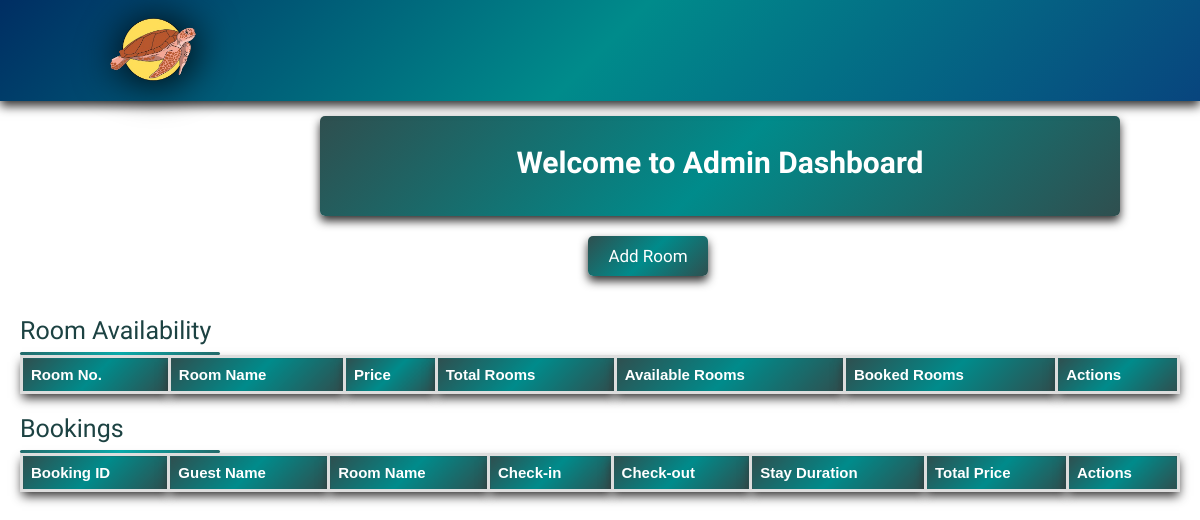
Before: /admin_dashboard with the older database file.
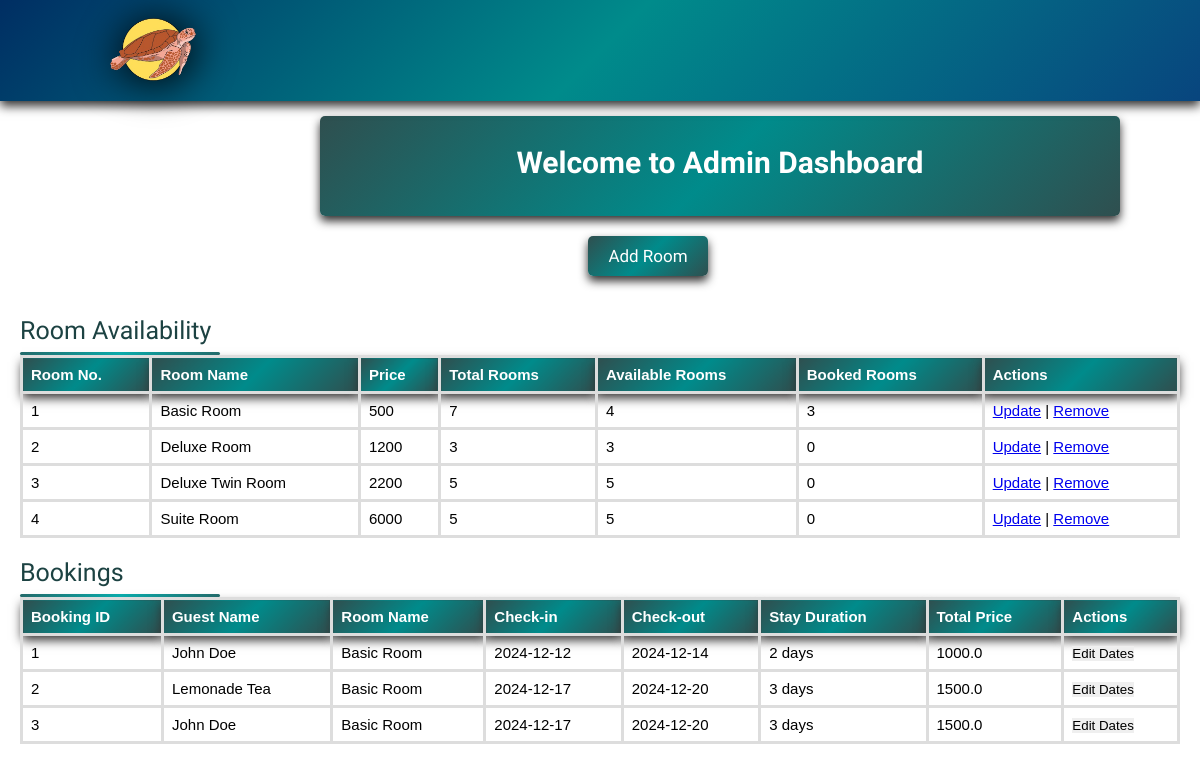
After: the same page with the newer database file.
### tables this page shows
CREATE TABLE "ROOMS" (
	"room_id"	INTEGER NOT NULL UNIQUE ,
	"Room_name"	TEXT,
	"Room_Cost"	INTEGER,
	"Room_Availability"	TEXT,
	PRIMARY KEY("room_id")
);

CREATE TABLE BOOKING (
    booking_id INTEGER PRIMARY KEY AUTOINCREMENT,
    guest_id INT,
    check_in DATE,
    check_out DATE,
    adult_guest INT,
    child_guest INT,
    room_name VARCHAR(50), stay_duration INTEGER, total_price REAL,
    FOREIGN KEY (guest_id) REFERENCES GUEST(guest_id)
);

CREATE TABLE "GUEST" (
	"guest_id"	INTEGER NOT NULL UNIQUE,
	"firstname"	TEXT NOT NULL,
	"lastname"	TEXT NOT NULL,
	"gender"	TEXT,
	"cel_num"	INTEGER NOT NULL,
	"address"	TEXT,
	"email"	TEXT NOT NULL UNIQUE,
	"password"	TEXT NOT NULL,
	PRIMARY KEY("guest_id" AUTOINCREMENT)
);

### app.py (the view, shortened to what this page needs)
@app.route("/admin_dashboard", methods=["GET", "POST"])
def admin_dashboard():
    con = sqlite3.connect(currentdirectory + '\\data.db')
    c = con.cursor()
    booking_query = """
        SELECT
            BOOKING.booking_id,
            GUEST.guest_id,
            ROOMS.room_name,
            GUEST.firstname,
            GUEST.lastname,
            BOOKING.check_in,
            BOOKING.check_out,
            ROOMS.room_cost,
            BOOKING.stay_duration,
            BOOKING.total_price
        FROM BOOKING
        JOIN GUEST ON BOOKING.guest_id = GUEST.guest_id
        JOIN ROOMS ON BOOKING.room_name = ROOMS.room_name
    """
    c.execute(booking_query)
    bookings = c.fetchall()
    rooms_query = """
        SELECT
            room_id,
            room_name,
            room_cost,
            room_availability,
            (SELECT COUNT(*) FROM BOOKING WHERE BOOKING.room_name = ROOMS.room_name) as booked_rooms
        FROM ROOMS
    """
    c.execute(rooms_query)
    rooms_to_display = c.fetchall()
    con.close()
    return render_template("admin_dashboard.html",
                           bookings=bookings,
                           rooms_to_display=rooms_to_display)

### templates/admin_dashboard.html (shortened to what this page needs)
<!DOCTYPE html>
<html lang="en">
<head>
     <link rel="stylesheet" href="/static/style.css">
    <link href="{{ url_for('static', filename='css/style.css') }}" rel="stylesheet">
</head>
<header>
        <a href="#" class="logo">
            <img src="static/images/yyy.png" alt="stingray">
          </a>
    </header>
<body>
<div class="dash">
    <div class="dash-con">
    <h1> Welcome to Admin Dashboard</h1>
    </div>
    <div class="action-buttons">
        <button class="ton " onclick="window.location.href='{{ url_for('add_room') }}'">Add Room</button>
    </div>
    <h2>Room Availability</h2>
    <table>
        <thead>
            <tr>
                <th>Room No.</th>
                <th>Room Name</th>
                <th>Price</th>
                <th>Total Rooms</th>
                <th>Available Rooms</th>
                <th>Booked Rooms</th>
                <th>Actions</th>
            </tr>
        </thead>
        <tbody>
            {% for room_display in rooms_to_display %}
                <tr>
                    <td>{{ room_display[0] }}</td>
                    <td>{{ room_display[1] }}</td>
                    <td>{{ room_display[2] }}</td>
                    <td>{{ room_display[3] }}</td>
                    <td>{{ room_display[3]|int - room_display[4]|int }}</td>
                    <td>{{ room_display[4] }}</td>
                    <div class="bots">
                    <td>
                        <a href="{{ url_for('update_room', room_name=room_display[1]) }}">Update</a> |
                        <a href="{{ url_for('remove_room', room_name=room_display[1]) }}" onclick="return confirm('Are you sure you want to remove this room?')">Remove</a>
                    </td>
                </div>
                </tr>
            {% endfor %}
        </tbody>
    </table>
<div class="book">
    <h2>Bookings</h2>
</div>
    <table>
        <thead>
            <tr>
                <th>Booking ID</th>
                <th>Guest Name</th>
                <th>Room Name</th>
                <th>Check-in</th>
                <th>Check-out</th>
                <th>Stay Duration</th>
                <th>Total Price</th>
                <th>Actions</th>
            </tr>
        </thead>
        <tbody>
            {% for booking in bookings %}
                <tr>
                    <td>{{ booking[0] }}</td>
                    <td>{{ booking[3] }} {{ booking[4] }}</td>
                    <td>{{ booking[2] }}</td>
                    <td>{{ booking[5] }}</td>
                    <td>{{ booking[6] }}</td>
                    <td>{{ booking[8] }} days</td>
                    <td>{{ booking[9] }}</td>
                    <td>
                        <button onclick="openEditModal('{{ booking[0] }}', '{{ booking[5] }}', '{{ booking[6] }}')">Edit Dates</button>
                    </td>
                </tr>
            {% endfor %}
        </tbody>
    </table>
</div>
</body>
</html>

### static/style.css (style rules this page uses)
* { margin: 0; padding:0; box-sizing: border-box; font-family: Verdana, Geneva, Tahoma, sans-serif; outline: none; border: none; text-transform: normal; transition:.2s linear; }
html { font-size: 62.5%; scroll-behavior: smooth; scroll-padding-top: 6rem; overflow-x:hidden; background-color: rgb(255, 255, 255); }
header { position: fixed; top:0; left:0; right:0; background:darkcyan; padding: 2rem 9%; display: flex; align-items: center; justify-content: space-between; z-index: 1000; box-shadow: 0 .5rem 1rem rgb(48, 47, 47); }
header { position: fixed; top:0; left:0; right:0; background:linear-gradient(135deg, #002e63, #008b8b, #08457e); padding: 1.5rem 9%; display: flex; align-items: center; justify-content: space-between; z-index: 1000; box-shadow: 0 .5rem 1rem rgb(48, 47, 47); }
.dash { padding-top: 8%; font-size: 15px; position: center; background-color: #ffffff; margin: 20px; }
h1 { text-align: center; margin-bottom: 20px; }
.ton { display: inline-block ; margin-top: 1rem; border-radius: 5rem; background:linear-gradient(135deg, #002e63, #008b8b, #08457e); color: #fff; padding:.9rem 3.5rem; cursor: pointer; font-size: 1.7rem; border-width: 3px; border-radius: 5px; margin: 20px; text-align: center; margin-left: 45%; }
.dash h2 { font-size: 25px; font-weight: 500; position: relative; padding-bottom: 1rem; font-family: "Fjalla One"; color: #1c4242; }
.dash h2::before { content: ""; position: absolute; left: 0; bottom: 0; height: 3px; width: 210px; border-radius: 5px; background: linear-gradient(135deg, #71b7e6, #9b59b6); }
.book h2::before { content: ""; position: absolute; left: 0; bottom: 0; height: 3px; width: 130px; border-radius: 5px; background:linear-gradient(135deg, #2F4F4F, #008b8b, #2F4F4F); }
.dash h2::before { content: ""; position: absolute; left: 0; bottom: 0; height: 3px; width: 200px; border-radius: 5px; background:linear-gradient(135deg, #236969, #09aaaa, #236969); }
.dash-con h1 { font-family: "Fjalla One"; color: white; }
.dash-con { background:linear-gradient(135deg, #2F4F4F, #008b8b, #2F4F4F); text-align: center; height: 100px; width: 800px; padding-top: 2.5%; text-align: center; margin-left: 30rem; border-radius: 5px; box-shadow: 0 .5rem 1rem rgb(48, 47, 47); }
table { width: 100%; border-collapse: collapse; margin-bottom: 20px; }
th, td { border: 3px solid #ddd; padding: 8px; text-align: left; }
th { background:linear-gradient(135deg, #2F4F4F, #008b8b, #2F4F4F); color: white; box-shadow: 0 .5rem 1rem rgb(48, 47, 47); }
.action-buttons { text-align: right; display: flex; gap: 10px; margin-bottom: 20px; color: #008b8b; }
.action-buttons button { padding: 10px 20px; font-family: "Fjalla One", sans-serif; background:linear-gradient(135deg, #2F4F4F, #008b8b, #2F4F4F); color: white; border: none; cursor: pointer; box-shadow: 0 .5rem 1rem rgb(48, 47, 47); margin-left: 49%; }
header .logo img { width: 90px; filter: drop-shadow(2px 2px 20px black); }

Changed rows visible on the page:
added ROOMS: room_id "1", Room_name "Basic Room", Room_Cost "500", Room_Availability "7", room_display[3]|int-room_display[4]|int "4", room_display "3"
added ROOMS: room_id "2", Room_name "Deluxe Room", Room_Cost "1200", Room_Availability "3", room_display[3]|int-room_display[4]|int "3", room_display "0"
added ROOMS: room_id "3", Room_name "Deluxe Twin Room", Room_Cost "2200", Room_Availability "5", room_display[3]|int-room_display[4]|int "5", room_display "0"
added ROOMS: room_id "4", Room_name "Suite Room", Room_Cost "6000", Room_Availability "5", room_display[3]|int-room_display[4]|int "5", room_display "0"
added BOOKING: booking_id "1", firstname "John", lastname "Doe", Room_name "Basic Room", check_in "2024-12-12", check_out "2024-12-14", stay_duration "2", total_price "1000.0"
added BOOKING: booking_id "2", firstname "Lemonade", lastname "Tea", Room_name "Basic Room", check_in "2024-12-17", check_out "2024-12-20", stay_duration "3", total_price "1500.0"
added BOOKING: booking_id "3", firstname "John", lastname "Doe", Room_name "Basic Room", check_in "2024-12-17", check_out "2024-12-20", stay_duration "3", total_price "1500.0"
